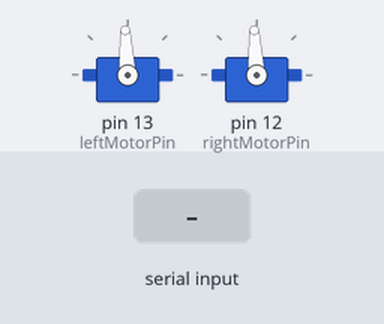
A sketch run on a simulated Arduino Uno, built with avr-gcc and run on an emulated ATmega328P. On the bench: 2 × servo. The test bench sets the inputs (shaded band).

Above: at 1.2 s.
1.3 s: "90,45\n" received over Serial
At 1.8 s:
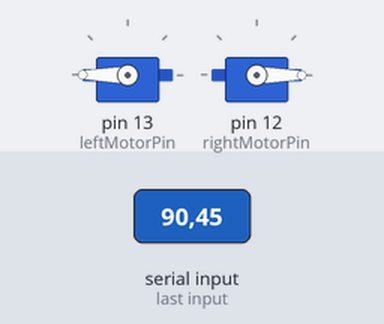
2.8 s: "5\n" received over Serial
At 3.4 s:
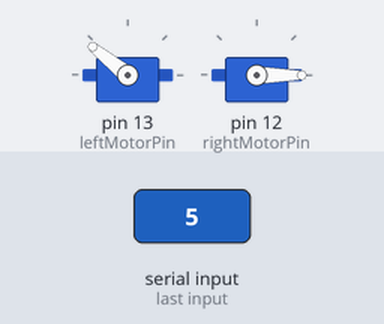
4.3 s: "200\n" received over Serial
At 4.9 s:
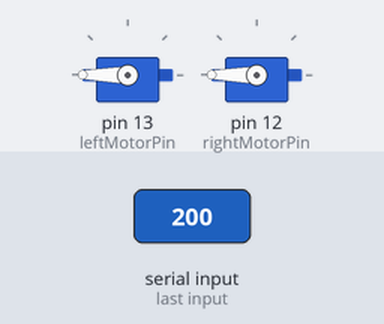
5.8 s: "1,90\n" received over Serial
At 6.3 s:
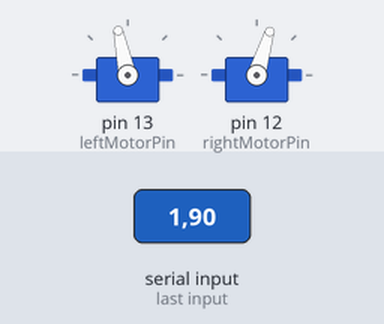
7.3 s: "30,150\n" received over Serial
At 7.8 s:
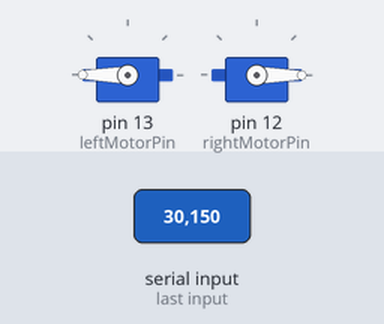
8.8 s: "1,90,45\n" received over Serial
At 9.1 s:
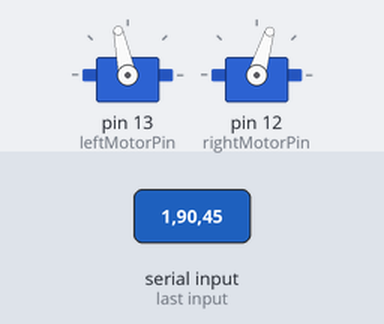
Timing chart, 0 to 11.3 s (numbered marks = the images above; inputs shaded):
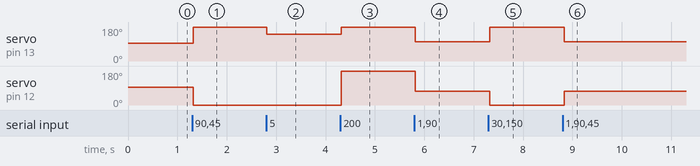

The sketch:

motorCtrl.ino
```cpp
// 有線控制ABB <_9_line control ABB>
#include <Servo.h>
Servo leftMotor;
Servo rightMotor;

const int stopPWM = 1500;
const int maxForwardPWM = 1700;
const int maxBackwardPWM = 1300;
const int leftMotorPin = 13;
const int rightMotorPin = 12;

void setup()
{
  // 初始化伺服马达
  leftMotor.attach(leftMotorPin);
  rightMotor.attach(rightMotorPin);

  // 设置初始状态为停止
  leftMotor.writeMicroseconds(stopPWM);
  rightMotor.writeMicroseconds(stopPWM);
  Serial.begin(115200);
}

void loop()
{
  char c;
  // 讀取串列阜資料
  String inputString = "";
  if(Serial.available()){
    c = Serial.read();
    while (c != '\n')
    {
        inputString += c;
        delay(5);
        c = Serial.read();
    }

    int spaceIndex = inputString.indexOf('_');
    String linearSpeedStr = inputString.substring(0, spaceIndex);
    String angularSpeedStr = inputString.substring(spaceIndex + 1);
    float linearSpeed = linearSpeedStr.toFloat();
    float angularSpeed = angularSpeedStr.toFloat();

    int leftMotorPWM = 0;
    int rightMotorPWM = 0;

    if(linearSpeed == float(0)){
      leftMotorPWM = stopPWM - angularSpeed*50;
      rightMotorPWM = stopPWM - angularSpeed*50;
    }
    else if(angularSpeed == float(0)){
      leftMotorPWM = stopPWM + linearSpeed*150;
      rightMotorPWM = stopPWM - linearSpeed*150;
    }
    else{
      leftMotorPWM = stopPWM + linearSpeed*150 - angularSpeed*50;
      rightMotorPWM = stopPWM - linearSpeed*150 - angularSpeed*50;
    }

    leftMotor.writeMicroseconds(leftMotorPWM);
    rightMotor.writeMicroseconds(rightMotorPWM);

    while(Serial.read() >= 0){}
  }
}
```

Measured:
- after the input at 1.3 s, servo on pin 13 (leftMotorPin): 93° → 180° at once; servo on pin 12 (rightMotorPin): 93° → 0° at once
- after the input at 2.8 s, servo on pin 13 (leftMotorPin): 180° → 141° at once
- after the input at 4.3 s, servo on pin 13 (leftMotorPin): 141° → 180° at once; servo on pin 12 (rightMotorPin): 0° → 180° at once
- after the input at 5.8 s, servo on pin 13 (leftMotorPin): 180° → 102° at once; servo on pin 12 (rightMotorPin): 180° → 73° at once
- after the input at 7.3 s, servo on pin 13 (leftMotorPin): 102° → 180° at once; servo on pin 12 (rightMotorPin): 73° → 0° at once
- after the input at 8.8 s, servo on pin 13 (leftMotorPin): 180° → 102° at once; servo on pin 12 (rightMotorPin): 0° → 73° at once
